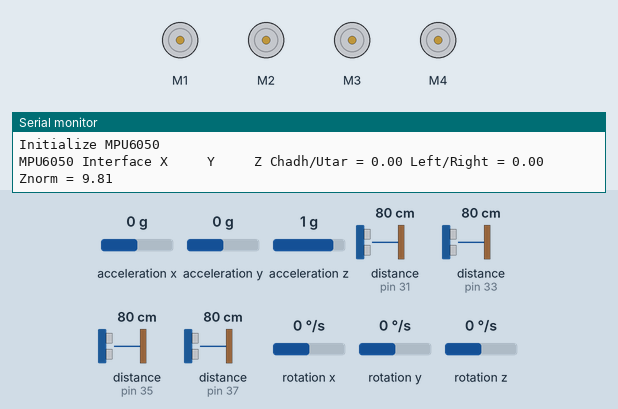
This sketch was run on a simulated Arduino Mega 2560, built with avr-gcc and run on an emulated ATmega2560. On the bench: 4 × DC motor (green arrow = forward, orange = backward, longer = faster), the last lines printed to the serial monitor. Wiring (inferred from the names in the program): 4 × ultrasonic range finder: trigger pin 30, echo pin 31 / trigger pin 32, echo pin 33 / trigger pin 34, echo pin 35 / trigger pin 36, echo pin 37. The test bench sets the inputs (shaded band); at power-on: distance to the obstacle (sensors on pin 31, pin 35, pin 33, pin 37) 80 cm, acceleration x 0 g, acceleration y 0 g, acceleration z 1 g, rotation x 0 °/s, rotation y 0 °/s, rotation z 0 °/s. The echo pulse lasts 58.3 µs per cm.

Above: at 3.2 s.
3.3 s: distance to the obstacle (sensor on pin 31) set to 22 cm
7.4 s: distance to the obstacle (sensor on pin 31) set to 18 cm
At 11.6 s:
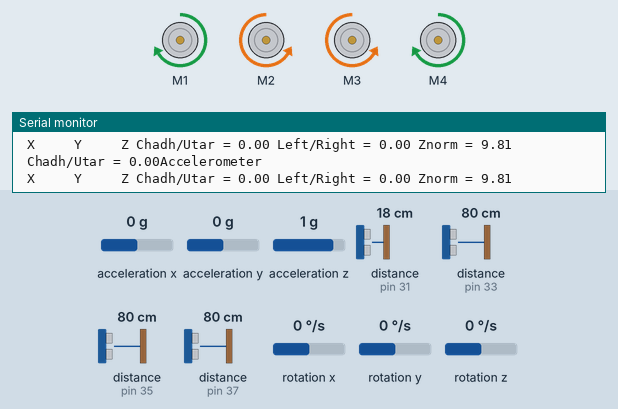
12.0 s: distance to the obstacle (sensor on pin 35) set to 85 cm
At 16.0 s:
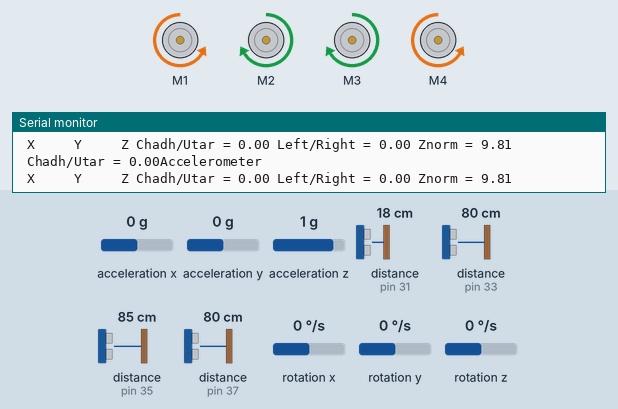
16.3 s: distance to the obstacle (sensor on pin 35) set to 2 cm
At 19.4 s:
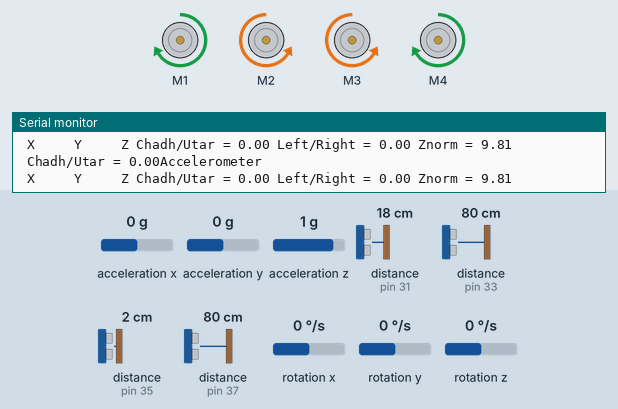
20.5 s: distance to the obstacle (sensor on pin 35) set to 120 cm
At 23.9 s:
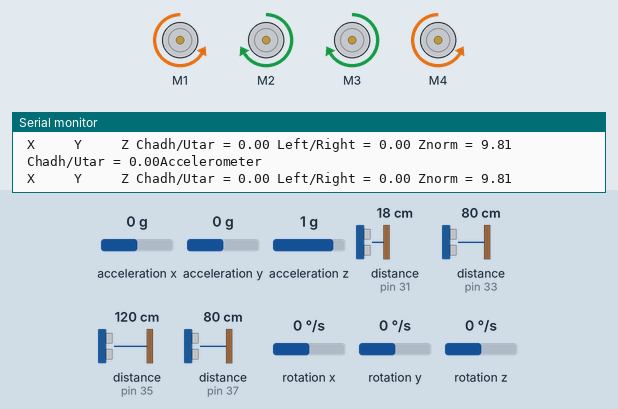
Timing chart, 0 to 25.4 s (numbered marks = the images above; inputs shaded):
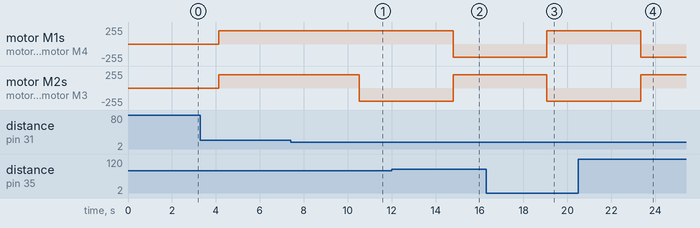

Measured:
- the behaviour switches between 21 and 20 cm on distance to the obstacle (sensor on pin 31) (found by bisection; images 0 and 1)
- the behaviour switches between 80 and 81 cm on distance to the obstacle (sensor on pin 35) (found by bisection; images 1 and 2)
- after the input at 7.4 s, motor M2, motor M3: forward 200/255 → backward 200/255 after 3.1 s
- after the input at 12.0 s, motor M1, motor M4: forward 200/255 → backward 200/255 after 2.8 s; motor M2, motor M3: backward 200/255 → forward 200/255 after 2.8 s
- after the input at 16.3 s, motor M1, motor M4: backward 200/255 → forward 200/255 after 2.8 s; motor M2, motor M3: forward 200/255 → backward 200/255 after 2.8 s
- after the input at 20.5 s, motor M1, motor M4: forward 200/255 → backward 200/255 after 2.8 s; motor M2, motor M3: backward 200/255 → forward 200/255 after 2.8 s

The sketch:

VeSBOT.ino
```cpp
#include <Wire.h>
#include "MPU6050.h"
#define period 1000
/*Ultrasonic Definations*/

// defines pins numbers
const int trigPinF = 30;//
const int echoPinF = 31;
const int trigPinD = 32;
const int echoPinD = 33;
const int trigPinL = 34;
const int echoPinL = 35;
const int trigPinR = 36;
const int echoPinR = 37;
// defines variables
long durationF;
long durationD;
long durationL;
long durationR;
int distanceF;
int distanceD;
int distanceL;
int distanceR;

/* ultra */
MPU6050 mpu;

int count=0;
char okFlag=0;

byte degree[8] = {
  0b00000,
  0b00110,
  0b01111,
  0b00110,
  0b00000,
  0b00000,
  0b00000,
  0b00000
};


#include<AFMotor.h>

AF_DCMotor blm(1);//Back left Motor
AF_DCMotor brm(2);//Back Right Motor
AF_DCMotor frm(3);//Front Right Motor
AF_DCMotor flm(4);//Front Left Motor

Vector rawAccel;
  Vector normAccel;

void setup() {

/* Ultrasonic Setup */
pinMode(trigPinF, OUTPUT);// Sets the trigPin as an Output
pinMode(echoPinF, INPUT); // Sets the echoPin as an Input
pinMode(trigPinD, OUTPUT);// Sets the trigPin as an Output
pinMode(echoPinD, INPUT); // Sets the echoPin as an Input
pinMode(trigPinL, OUTPUT);// Sets the trigPin as an Output
pinMode(echoPinL, INPUT); // Sets the echoPin as an Input
pinMode(trigPinR, OUTPUT);// Sets the trigPin as an Output
pinMode(echoPinR, INPUT); // Sets the echoPin as an Input
Serial.begin(9600); // Starts the serial communicationcommunication
/* Ultrasonic Setup */

/*Ultrasonic code execution*/

  // put your setup code here, to run once:
Serial.begin(9600);
blm.setSpeed(200);//Normal Speed
brm.setSpeed(200);
frm.setSpeed(200);
flm.setSpeed(200);

Serial.println("Initialize MPU6050");
  while(!mpu.begin(MPU6050_SCALE_2000DPS, MPU6050_RANGE_2G))
  {
    Serial.println("Could not find a valid MPU6050 sensor, check wiring!");
    delay(500);
  }
  count=0;
  mpu.calibrateGyro();
  mpu.setThreshold(3);
  Serial.print("MPU6050 Interface");
  delay(2000);
}

void stopit(){
  blm.setSpeed(0);
  brm.setSpeed(0);
  frm.setSpeed(0);
  flm.setSpeed(0);
frm.run(BACKWARD);
flm.run(BACKWARD);
brm.run(BACKWARD);
blm.run(BACKWARD);
//return;
}

void turnforward(){
frm.run(FORWARD);
flm.run(FORWARD);
brm.run(FORWARD);
blm.run(FORWARD);
}

void backward(){
frm.run(BACKWARD);
flm.run(BACKWARD);
brm.run(BACKWARD);
blm.run(BACKWARD);
}

void turnleft(){
frm.run(FORWARD);
flm.run(BACKWARD);
brm.run(FORWARD);
blm.run(BACKWARD);
}

void turnright(){
frm.run(BACKWARD);
flm.run(FORWARD);
brm.run(BACKWARD);
blm.run(FORWARD);
}


void accelShow()
{
 Serial.print(" X     Y     Z");
   rawAccel = mpu.readRawAccel();
   normAccel = mpu.readNormalizeAccel();
  Serial.print(" Chadh/Utar = ");
  Serial.print(normAccel.XAxis);
  Serial.print(" Left/Right = ");
  Serial.print(normAccel.YAxis);
  Serial.print(" Znorm = ");
  Serial.println(normAccel.ZAxis);
  delay(100);
}


void loop()
{


// Clears the trigPin
digitalWrite(trigPinF, LOW);
delayMicroseconds(2);
digitalWrite(trigPinD, LOW);
delayMicroseconds(2);
digitalWrite(trigPinL, LOW);
delayMicroseconds(2);
digitalWrite(trigPinR, LOW);
delayMicroseconds(2);

// Sets the trigPinF on HIGH state for 10 micro seconds
digitalWrite(trigPinF, HIGH);
delayMicroseconds(10);
digitalWrite(trigPinF, LOW);
// Reads the echoPinF, returns the sound wave travel time in microseconds
durationF= pulseIn(echoPinF, HIGH);
// Calculating the distanceF
distanceF= durationF * 0.034/2;

// Sets the trigPinB on HIGH state for 10 micro seconds
digitalWrite(trigPinD, HIGH);
delayMicroseconds(10);
digitalWrite(trigPinD, LOW);
// Reads the echoPinB, returns the sound wave travel time in microseconds
durationD= pulseIn(echoPinD, HIGH);
// Calculating the distanceB
distanceD= durationD * 0.034/2;

// Sets the trigPinL on HIGH state for 10 micro seconds
digitalWrite(trigPinL, HIGH);
delayMicroseconds(10);
digitalWrite(trigPinL, LOW);
// Reads the echoPinL, returns the sound wave travel time in microseconds
durationL= pulseIn(echoPinL, HIGH);
// Calculating the distanceB
distanceL= durationL * 0.034/2;

// Sets the trigPinR on HIGH state for 10 micro seconds
digitalWrite(trigPinR, HIGH);
delayMicroseconds(10);
digitalWrite(trigPinR, LOW);
// Reads the echoPinR, returns the sound wave travel time in microseconds
durationR= pulseIn(echoPinR, HIGH);
// Calculating the distanceB
distanceR= durationR * 0.034/2;
/*Ultrasonic code execution*/

Vector rawAccel = mpu.readRawAccel();
  Vector normAccel = mpu.readNormalizeAccel();
 accelShow();
 delay(2000);
 Serial.print(" Chadh/Utar = ");
  Serial.print(normAccel.XAxis);
    long st=millis();
    Serial.println("Accelerometer");

if(distanceF<20)
 {
    if(distanceL<10 && distanceR<10)//8>9
   {
     backward();
     if(distanceL>distanceR)
    {
     turnleft();
    }
    else
    {
    turnright();
    }
   }
    else if(distanceL>distanceR)
    {
     turnleft();
    }
    else
    {
    turnright();
    }
 }
 else
 {
 turnforward();
 }
}//down if

/*Gyro code*/
 /*while(millis()<st+period)
    {

      if(normAccel.XAxis<-2)///Vehicle is moving upward
      {
        Serial.println("chadh lagla");
         Serial.print(" Chadh/Utar = ");
         Serial.print(normAccel.XAxis);
  blm.setSpeed(255);//full speed
  brm.setSpeed(255);
  frm.setSpeed(255);
  flm.setSpeed(255);
        turnforward();
        delay(1000);//Fastly upward
      }

      if(normAccel.XAxis>2)// Vehicle is moving Downward
      {
        Serial.println("Utar lagla");
         Serial.print(" Chadh/Utar = ");
  Serial.print(normAccel.XAxis);
  blm.setSpeed(100);//slow speed
  brm.setSpeed(100);
  frm.setSpeed(100);
  flm.setSpeed(100);
        turnforward();
        delay(1000);// Slowly Downward
      }
  if(normAccel.YAxis>2)// Vehicle is Tilted Left
      {
        Serial.println("left Tilted");
         Serial.print(" Left/Right = ");
  Serial.print(normAccel.XAxis);
  blm.setSpeed(200);//increase speed
  brm.setSpeed(150);
  frm.setSpeed(150);
  flm.setSpeed(200);//increase speed
        turnright();
      }

  if(normAccel.YAxis<-2)// Vehicle is Tilted Right
      {
        Serial.println("Right Tilted");
        Serial.print(" Left/Right = ");
  Serial.print(normAccel.XAxis);
  blm.setSpeed(150);
  brm.setSpeed(200);//increase speed
  frm.setSpeed(200);//increase speed
  flm.setSpeed(150);
        turnleft();
      }

       turnforward();
    }
}*/
```
